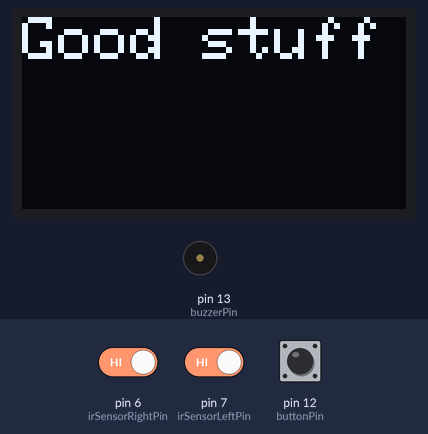
Recording of a program running on a simulated Arduino Nano, built with avr-gcc and run on an emulated ATmega328P. On the bench: 128×64 one-colour display, buzzer (waves = sounding). Inputs (shaded band) come from the test bench; at power-on: pin 12 (buttonPin) HIGH, pin 6 (irSensorRightPin) HIGH, pin 7 (irSensorLeftPin) HIGH.

Above: at 3.2 s.
3.3 s: pin 12 (buttonPin) pulled LOW for 0.4 s
At 3.9 s:
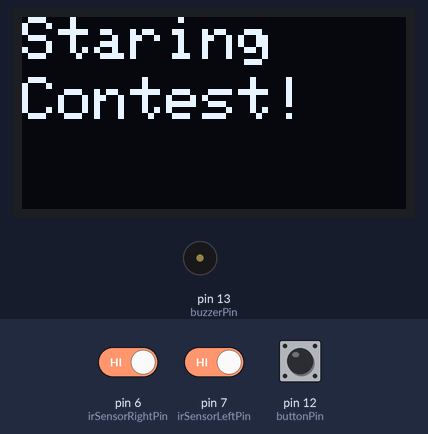
6.2 s: pin 6 (irSensorRightPin) driven LOW and pin 7 (irSensorLeftPin) driven LOW
At 8.7 s:
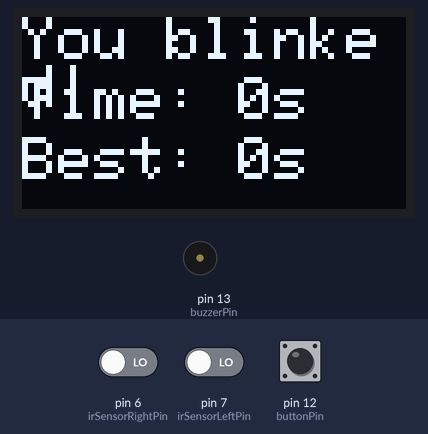
9.2 s: pin 12 (buttonPin) pulled LOW for 3.2 s
At 13.3 s:
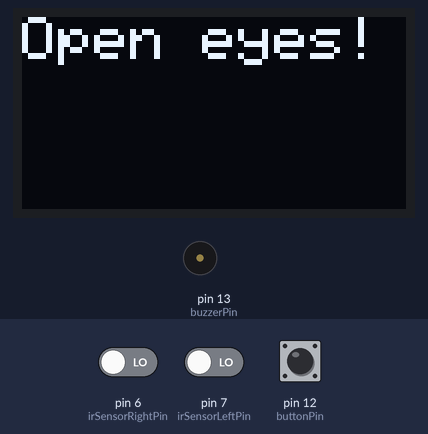
14.5 s: pin 6 (irSensorRightPin) driven HIGH
At 15.4 s:
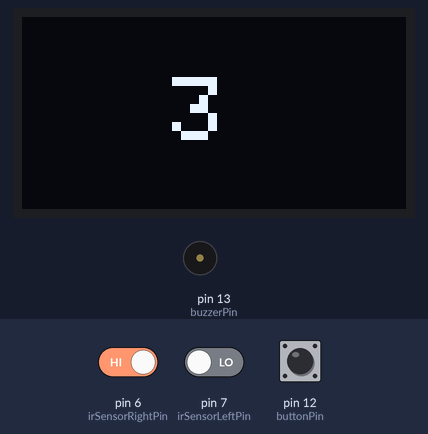
17.5 s: pin 6 (irSensorRightPin) driven LOW
At 18.5 s:
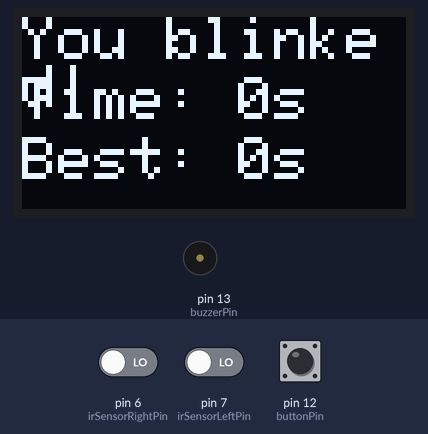
19.6 s: pin 7 (irSensorLeftPin) driven HIGH
At 22.6 s:
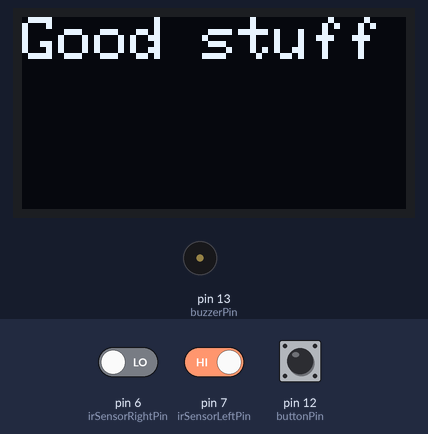
Timing chart, 0 to 23.6 s (numbered marks = the images above; inputs shaded):
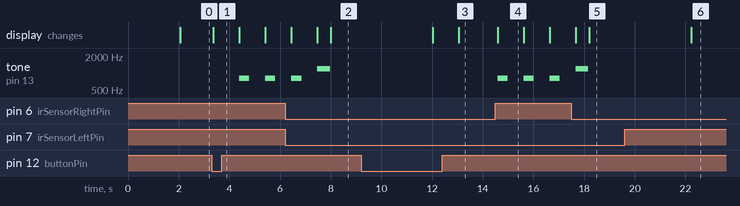

Measured:
- after the input at 3.3 s, tone on pin 13 (buzzerPin): alternates 800 Hz for 0.40 s and silent for 0.63 s, starting after 1.1 s; the display: changes after 0.07 s (image 1)
- after the input at 6.2 s, the display: first differs from a run without the input after 1.8 s (image 2)
- after the input at 9.2 s, the display: first changes after 2.8 s (image 3 shows a later state)
- after the input at 14.5 s, tone on pin 13 (buzzerPin): alternates 800 Hz for 0.40 s and silent for 0.63 s, starting after 0.09 s; the display: changes after 0.09 s (image 4)
- after the input at 17.5 s, the display: first differs from a run without the input after 0.69 s (image 5)
- after the input at 19.6 s, the display: changes after 2.6 s (image 6)
- what the display in image 4 shows lasts 1.0 s, from 14.6 s to 15.6 s

The program:

main.cpp
```cpp
#include <Arduino.h>
#include <Wire.h>
#include <SPI.h>
#include <Adafruit_GFX.h>
#include <Adafruit_SSD1306.h>

#define SCREEN_WIDTH 128
#define SCREEN_HEIGHT 64
#define OLED_RESET     -1
#define SCREEN_ADDRESS 0x3C

Adafruit_SSD1306 display(SCREEN_WIDTH, SCREEN_HEIGHT, &Wire, OLED_RESET);

const int irSensorLeftPin = 7;   // Left eye
const int irSensorRightPin = 6;  // Right eye
const int buzzerPin = 13;
const int buttonPin = 12;

unsigned long blinkStart;
bool inStaringContest = false;
unsigned long highScore = 0;  // milliseconds

void showCountdown() {
  for (int i = 3; i >= 1; i--) {
    display.clearDisplay();
    display.setCursor(50, 20);
    display.setTextSize(3);
    display.println(i);
    display.display();

    tone(buzzerPin, 800);   // Play tone at 800Hz
    delay(400);             // Tone duration
    noTone(buzzerPin);
    delay(600);             // Remaining part of 1s
  }

  display.clearDisplay();
  display.setCursor(30, 20);
  display.setTextSize(2);
  display.println("GO!");
  display.display();

  tone(buzzerPin, 1200);    // High pitch for "GO!"
  delay(500);
  noTone(buzzerPin);

  display.setTextSize(2); // Reset text size
}

void wakeUp() {
  display.clearDisplay();
  display.setCursor(0, 0);
  display.println("Wake up");
  display.display();

  digitalWrite(buzzerPin, HIGH);

  while (digitalRead(irSensorLeftPin) == LOW && digitalRead(irSensorRightPin) == LOW) {
    delay(100);
  }
  delay(2000);
}

void startStaringContest() {
  inStaringContest = true;

  display.clearDisplay();
  display.setCursor(0, 0);
  display.println("Staring");
  display.setCursor(0, 20);
  display.println("Contest!");
  display.display();
  delay(1000);

  // Wait for both eyes to open
  while (digitalRead(irSensorLeftPin) == LOW && digitalRead(irSensorRightPin) == LOW) {
    display.clearDisplay();
    display.setCursor(0, 0);
    display.println("Open eyes!");
    display.display();
    delay(100);
  }

  showCountdown();

  unsigned long startTime = millis();

  while (digitalRead(irSensorLeftPin) == HIGH || digitalRead(irSensorRightPin) == HIGH) {
    unsigned long elapsed = (millis() - startTime) / 1000;
    display.clearDisplay();
    display.setCursor(0, 0);
    display.println("Don't blink!");
    display.setCursor(0, 20);
    display.print("Time: ");
    display.print(elapsed);
    display.println("s");
    display.setCursor(0, 40);
    display.print("Best: ");
    display.print(highScore / 1000);
    display.println("s");
    display.display();
    delay(100);
  }

  unsigned long totalTime = millis() - startTime;

  display.clearDisplay();
  display.setCursor(0, 0);
  display.println("You blinked!");
  display.setCursor(0, 20);
  display.print("Time: ");
  display.print(totalTime / 1000);
  display.println("s");

  if (totalTime > highScore) {
    highScore = totalTime;
    display.setCursor(0, 40);
    display.println("New Record!");
  } else {
    display.setCursor(0, 40);
    display.print("Best: ");
    display.print(highScore / 1000);
    display.println("s");
  }

  display.display();
  delay(4000);

  inStaringContest = false;
}

void setup() {
  pinMode(irSensorLeftPin, INPUT);
  pinMode(irSensorRightPin, INPUT);
  pinMode(buzzerPin, OUTPUT);
  pinMode(buttonPin, INPUT_PULLUP);  // button is active-low

  Serial.begin(9600);

  if (!display.begin(SSD1306_SWITCHCAPVCC, SCREEN_ADDRESS)) {
    Serial.println(F("SSD1306 allocation failed"));
    for (;;);
  }

  delay(2000);
  display.clearDisplay();
  display.setTextSize(2);
  display.setTextColor(WHITE);
}

void loop() {
  if (digitalRead(buttonPin) == LOW && !inStaringContest) {
    startStaringContest();
    return;
  }

  int leftEye = digitalRead(irSensorLeftPin);
  int rightEye = digitalRead(irSensorRightPin);

  if (leftEye == LOW && rightEye == LOW) {
    blinkStart = millis();
    while (millis() - blinkStart < 2000) {
      leftEye = digitalRead(irSensorLeftPin);
      rightEye = digitalRead(irSensorRightPin);
      if (leftEye == HIGH || rightEye == HIGH) break;
      delay(100);
    }

    if (millis() - blinkStart >= 2000) {
      wakeUp();
    }
  } else {
    digitalWrite(buzzerPin, LOW);
  }

  display.clearDisplay();
  display.setCursor(0, 0);
  display.println("Good stuff");
  display.display();

  delay(300);
}
```
